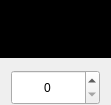
<?xml version="1.0" encoding="UTF-8"?>
<ui version="4.0">
 <class>PrimarySkill</class>
 <widget class="QWidget" name="PrimarySkill">
  <property name="geometry">
   <rect>
    <x>0</x>
    <y>0</y>
    <width>111</width>
    <height>105</height>
   </rect>
  </property>
  <property name="windowTitle">
   <string>Form</string>
  </property>
  <widget class="PrimarySkillSignature" name="primarySkillSignature" native="true">
   <property name="geometry">
    <rect>
     <x>0</x>
     <y>0</y>
     <width>111</width>
     <height>58</height>
    </rect>
   </property>
   <property name="sizePolicy">
    <sizepolicy hsizetype="Fixed" vsizetype="Fixed">
     <horstretch>0</horstretch>
     <verstretch>0</verstretch>
    </sizepolicy>
   </property>
   <property name="minimumSize">
    <size>
     <width>111</width>
     <height>58</height>
    </size>
   </property>
   <property name="maximumSize">
    <size>
     <width>111</width>
     <height>58</height>
    </size>
   </property>
   <property name="mouseTracking">
    <bool>true</bool>
   </property>
   <property name="styleSheet">
    <string notr="true">background: black;</string>
   </property>
  </widget>
  <widget class="QSpinBox" name="Value">
   <property name="geometry">
    <rect>
     <x>11</x>
     <y>70</y>
     <width>89</width>
     <height>35</height>
    </rect>
   </property>
   <property name="sizePolicy">
    <sizepolicy hsizetype="Fixed" vsizetype="Fixed">
     <horstretch>0</horstretch>
     <verstretch>0</verstretch>
    </sizepolicy>
   </property>
   <property name="minimumSize">
    <size>
     <width>89</width>
     <height>35</height>
    </size>
   </property>
   <property name="maximumSize">
    <size>
     <width>89</width>
     <height>35</height>
    </size>
   </property>
   <property name="cursor">
    <cursorShape>IBeamCursor</cursorShape>
   </property>
   <property name="layoutDirection">
    <enum>Qt::LeftToRight</enum>
   </property>
   <property name="styleSheet">
    <string notr="true"/>
   </property>
   <property name="alignment">
    <set>Qt::AlignCenter</set>
   </property>
   <property name="maximum">
    <number>999999</number>
   </property>
   <property name="fontSize" stdset="0">
    <number>28</number>
   </property>
  </widget>
 </widget>
 <customwidgets>
  <customwidget>
   <class>PrimarySkillSignature</class>
   <extends>QWidget</extends>
   <header location="global">CustomWidgets/PrimarySkillSignature/primaryskillsignature.h</header>
   <container>1</container>
  </customwidget>
 </customwidgets>
 <resources/>
 <connections/>
</ui>
